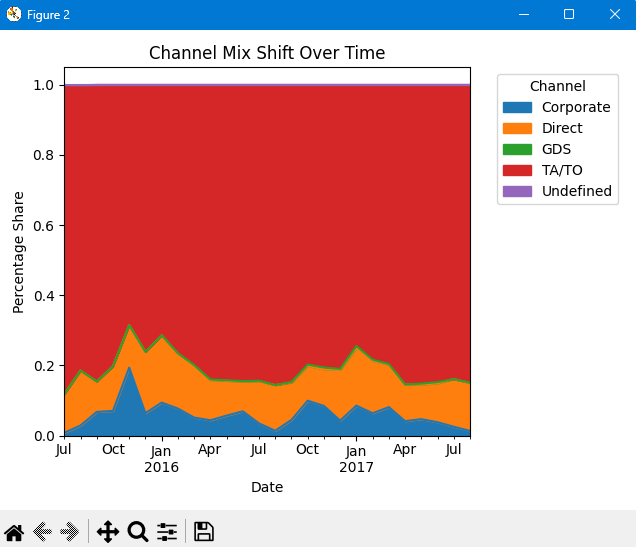

Generate this figure with Python:
import pandas as pd
import matplotlib.pyplot as plt

# 📂 Load dataset
file_path = r"C:\Users\HP\Music\new project\#3 — STR  CoStar\hotel_bookings.csv"
df = pd.read_csv(file_path)

# -------------------------------
# 🧹 DATA PREP
# -------------------------------

# Convert month name → number
month_map = {
    'January':1, 'February':2, 'March':3, 'April':4,
    'May':5, 'June':6, 'July':7, 'August':8,
    'September':9, 'October':10, 'November':11, 'December':12
}

df['month_num'] = df['arrival_date_month'].map(month_map)

# Create proper date
df['date'] = pd.to_datetime(
    df['arrival_date_year'].astype(str) + '-' +
    df['month_num'].astype(str) + '-01'
)

# -------------------------------
# 📊 CHANNEL MIX CALCULATION
# -------------------------------

# Count bookings per channel per month
channel_trend = df.groupby(
    [df['date'].dt.to_period('M'), 'distribution_channel']
).size().reset_index(name='bookings')

# Convert to percentage share
channel_pivot = channel_trend.pivot(
    index='date',
    columns='distribution_channel',
    values='bookings'
).fillna(0)

channel_pct = channel_pivot.div(channel_pivot.sum(axis=1), axis=0)

# Convert index back to timestamp
channel_pct.index = channel_pct.index.to_timestamp()

# -------------------------------
# 📈 PLOT (STACKED AREA CHART)
# -------------------------------

plt.figure(figsize=(10,6))

channel_pct.plot(kind='area', stacked=True)

plt.title("Channel Mix Shift Over Time")
plt.xlabel("Date")
plt.ylabel("Percentage Share")
plt.legend(title="Channel", bbox_to_anchor=(1.05, 1))

plt.tight_layout()
plt.show()
